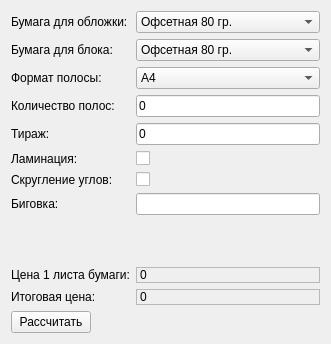
      <widget class="QWidget" name="SWPBukleti">
       <layout class="QFormLayout" name="formLayout_5">
        <item row="0" column="1">
         <widget class="QComboBox" name="buklet_paper">
          <item>
           <property name="text">
            <string>Офсетная 80 гр.</string>
           </property>
          </item>
          <item>
           <property name="text">
            <string>Maxigloss 130гр.</string>
           </property>
          </item>
          <item>
           <property name="text">
            <string>Maxigloss 170гр./м.кв</string>
           </property>
          </item>
          <item>
           <property name="text">
            <string>Delight gloss в упак C2S Art</string>
           </property>
          </item>
          <item>
           <property name="text">
            <string>Arconvert</string>
           </property>
          </item>
          <item>
           <property name="text">
            <string>Тач кавер 300</string>
           </property>
          </item>
          <item>
           <property name="text">
            <string>ICELASER Лен</string>
           </property>
          </item>
          <item>
           <property name="text">
            <string>Comet брилиант 300 гр.</string>
           </property>
          </item>
          <item>
           <property name="text">
            <string>Acquerello 300 гр.</string>
           </property>
          </item>
          <item>
           <property name="text">
            <string>Nettuno 300 гр.</string>
           </property>
          </item>
          <item>
           <property name="text">
            <string>Sirio pearl 300 гр.</string>
           </property>
          </item>
          <item>
           <property name="text">
            <string>Splendorgel 300 гр.</string>
           </property>
          </item>
          <item>
           <property name="text">
            <string>TintoRetto 300 гр.</string>
           </property>
          </item>
         </widget>
        </item>
        <item row="1" column="1">
         <widget class="QComboBox" name="buklet_block_paper">
          <item>
           <property name="text">
            <string>Офсетная 80 гр.</string>
           </property>
          </item>
          <item>
           <property name="text">
            <string>Maxigloss 130гр.</string>
           </property>
          </item>
          <item>
           <property name="text">
            <string>Maxigloss 170гр./м.кв</string>
           </property>
          </item>
          <item>
           <property name="text">
            <string>Delight gloss в упак C2S Art</string>
           </property>
          </item>
          <item>
           <property name="text">
            <string>Arconvert</string>
           </property>
          </item>
          <item>
           <property name="text">
            <string>Тач кавер 300</string>
           </property>
          </item>
          <item>
           <property name="text">
            <string>ICELASER Лен</string>
           </property>
          </item>
          <item>
           <property name="text">
            <string>Comet брилиант 300 гр.</string>
           </property>
          </item>
          <item>
           <property name="text">
            <string>Acquerello 300 гр.</string>
           </property>
          </item>
          <item>
           <property name="text">
            <string>Nettuno 300 гр.</string>
           </property>
          </item>
          <item>
           <property name="text">
            <string>Sirio pearl 300 гр.</string>
           </property>
          </item>
          <item>
           <property name="text">
            <string>Splendorgel 300 гр.</string>
           </property>
          </item>
          <item>
           <property name="text">
            <string>TintoRetto 300 гр.</string>
           </property>
          </item>
         </widget>
        </item>
        <item row="0" column="0">
         <widget class="QLabel" name="buklet_paper_label">
          <property name="text">
           <string>Бумага для обложки:</string>
          </property>
         </widget>
        </item>
        <item row="1" column="0">
         <widget class="QLabel" name="buklet_block_paper_label">
          <property name="text">
           <string>Бумага для блока:</string>
          </property>
         </widget>
        </item>
        <item row="2" column="0">
         <widget class="QLabel" name="buklet_format_label">
          <property name="text">
           <string>Формат полосы:</string>
          </property>
         </widget>
        </item>
        <item row="2" column="1">
         <widget class="QComboBox" name="buklet_format">
          <item>
           <property name="text">
            <string>A4</string>
           </property>
          </item>
          <item>
           <property name="text">
            <string>A5</string>
           </property>
          </item>
          <item>
           <property name="text">
            <string>A6</string>
           </property>
          </item>
         </widget>
        </item>
        <item row="3" column="0">
         <widget class="QLabel" name="buklet_strip_label">
          <property name="text">
           <string>Количество полос:</string>
          </property>
         </widget>
        </item>
        <item row="3" column="1">
         <widget class="QLineEdit" name="buklet_strip">
          <property name="text">
           <string>0</string>
          </property>
         </widget>
        </item>
        <item row="4" column="0">
         <widget class="QLabel" name="buklet_col_label">
          <property name="text">
           <string>Тираж:</string>
          </property>
         </widget>
        </item>
        <item row="4" column="1">
         <widget class="QLineEdit" name="buklet_col">
          <property name="text">
           <string>0</string>
          </property>
         </widget>
        </item>
        <item row="5" column="0">
         <widget class="QLabel" name="buklet_lamination_label">
          <property name="text">
           <string>Ламинация:</string>
          </property>
         </widget>
        </item>
        <item row="6" column="0">
         <widget class="QLabel" name="buklet_rounding_label">
          <property name="text">
           <string>Скругление углов:</string>
          </property>
         </widget>
        </item>
        <item row="5" column="1">
         <widget class="QCheckBox" name="buklet_lamination">
          <property name="text">
           <string/>
          </property>
         </widget>
        </item>
        <item row="6" column="1">
         <widget class="QCheckBox" name="buklet_rounding">
          <property name="text">
           <string/>
          </property>
         </widget>
        </item>
        <item row="7" column="0">
         <widget class="QLabel" name="buklet_big_label">
          <property name="text">
           <string>Биговка:</string>
          </property>
         </widget>
        </item>
        <item row="7" column="1">
         <widget class="QLineEdit" name="buklet_big"/>
        </item>
        <item row="8" column="1">
         <spacer name="verticalSpacer_3">
          <property name="orientation">
           <enum>Qt::Vertical</enum>
          </property>
          <property name="sizeHint" stdset="0">
           <size>
            <width>20</width>
            <height>40</height>
           </size>
          </property>
         </spacer>
        </item>
        <item row="9" column="0">
         <widget class="QLabel" name="buklet_pricep1_label">
          <property name="text">
           <string>Цена 1 листа бумаги:</string>
          </property>
         </widget>
        </item>
        <item row="9" column="1">
         <widget class="QLabel" name="buklet_pricep1">
          <property name="frameShape">
           <enum>QFrame::StyledPanel</enum>
          </property>
          <property name="text">
           <string>0</string>
          </property>
         </widget>
        </item>
        <item row="10" column="0">
         <widget class="QLabel" name="buklet_price_label">
          <property name="text">
           <string>Итоговая цена:</string>
          </property>
         </widget>
        </item>
        <item row="10" column="1">
         <widget class="QLabel" name="buklet_price">
          <property name="frameShape">
           <enum>QFrame::StyledPanel</enum>
          </property>
          <property name="text">
           <string>0</string>
          </property>
         </widget>
        </item>
        <item row="11" column="0">
         <widget class="QPushButton" name="buklet_pushButton">
          <property name="text">
           <string>Рассчитать</string>
          </property>
         </widget>
        </item>
       </layout>
      </widget>
